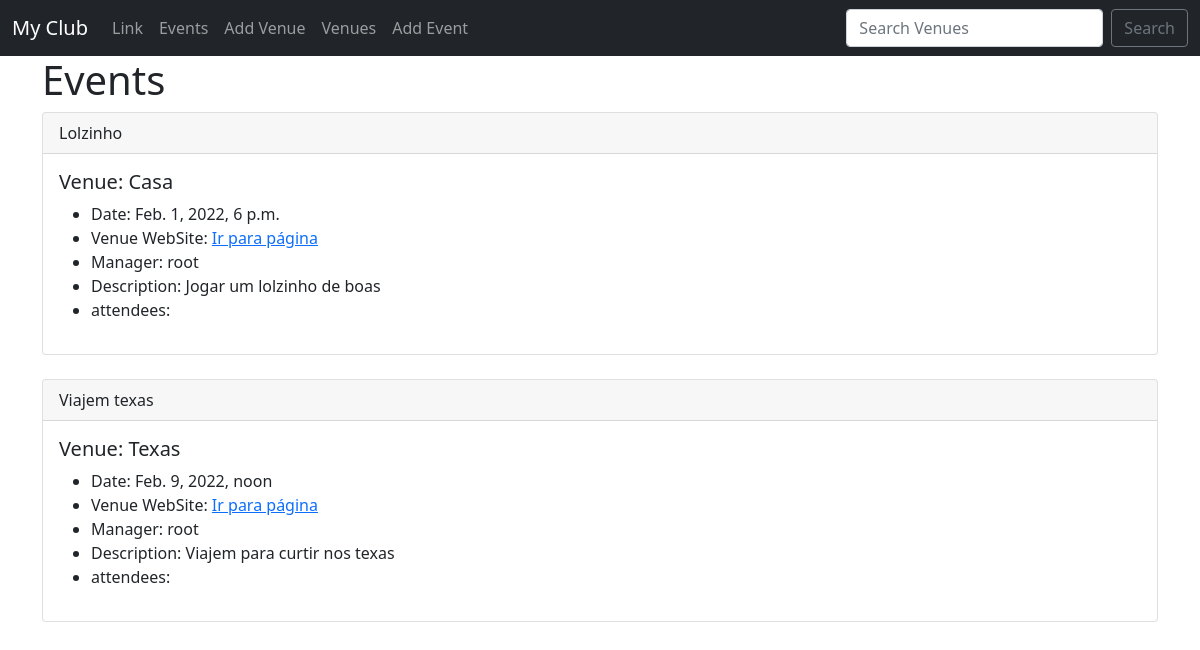
Page /events/ on the earlier database version.
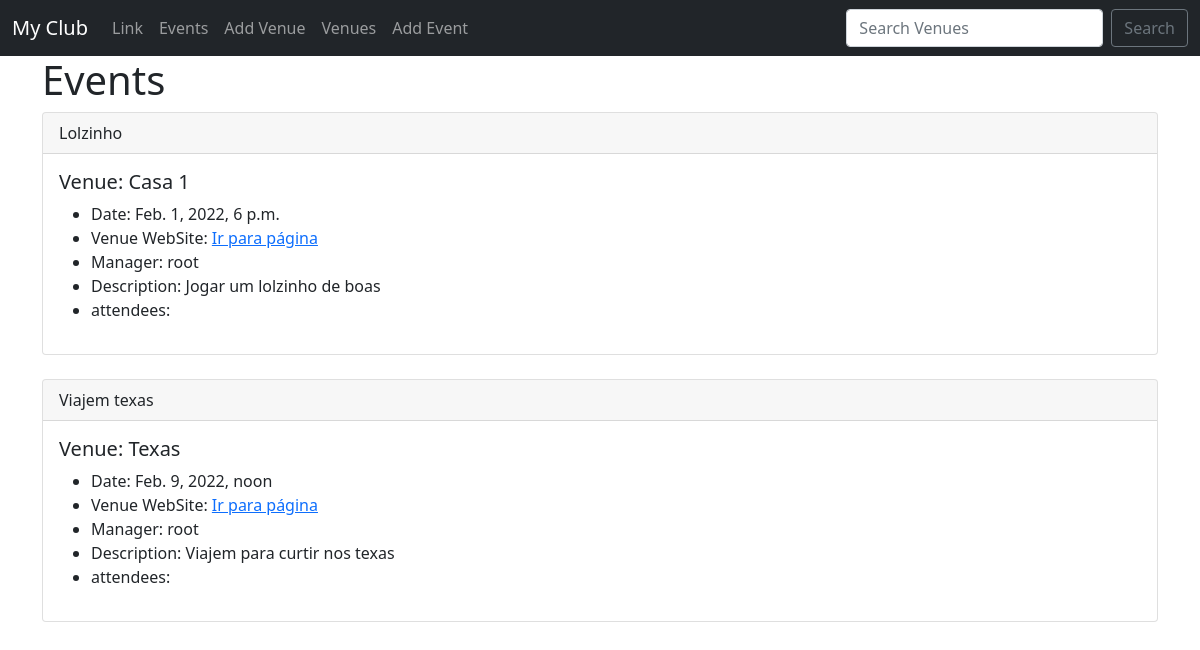
Same page on the later database version.
### events/models.py (models this page shows)
class Event(models.Model):
    name = models.CharField('Event name', max_length=120)
    event_date= models.DateTimeField('Event Date')
    venue = models.ForeignKey(Venue, blank=True, null=True, on_delete=models.CASCADE)
    manager = models.ForeignKey(User, blank=True, null=True, on_delete=models.SET_NULL)
    description = models.TextField(blank=True)
    attendees = models.ManyToManyField(myClubUser, blank=True) # Aqui é uma chave muitos para muitos
    def __str__(self):
        return self.name

class Venue(models.Model):
    name = models.CharField("Venue name", max_length=120)
    address = models.CharField(max_length=300)
    zip_code = models.CharField('Zip code', max_length=15)
    phone = models.CharField('contactphone', max_length=25)
    web = models.URLField('Website Adress' )
    email_address = models.EmailField('Email address', blank=True)
    def __str__(self):
        return self.name

### events/views.py (the view)
# urls.py: path('events/', views.all_events, name="list-events"),#Vai para a pagina q lista todos os eventos
def all_events(request):
    event_list = Event.objects.all()
    context = {
        "event_list": event_list
    }
    return render(request, 'events/events.html', context)

### events/templates/events/events.html (shortened to what this page needs)
{% extends 'events/base.html' %}
{% block content %}
<h1>Events</h1>
    {% for event in event_list %}
        <div class="card">
            <div class="card-header">
                {{ event }}
            </div>
            <div class="card-body">
            <h5 class="card-title">Venue: {{ event.venue }}</h5>
            <ul>
                <li>Date: {{ event.event_date }}</li>
                <li>Venue WebSite: <a href="{{ event.venue.web }}">Ir para página</a></li>
                <li>Manager: {{ event.manager }}</li>
                <li>Description: {{ event.description }}</li>
                <li>attendees: <br>
                </li>
            </ul>
            </div>
        </div>
        <br>
    {% endfor %}
{% endblock %}

Differences in the rows shown:
changed through a linked row, Event "Lolzinho": venue "Casa" → "Casa 1"
